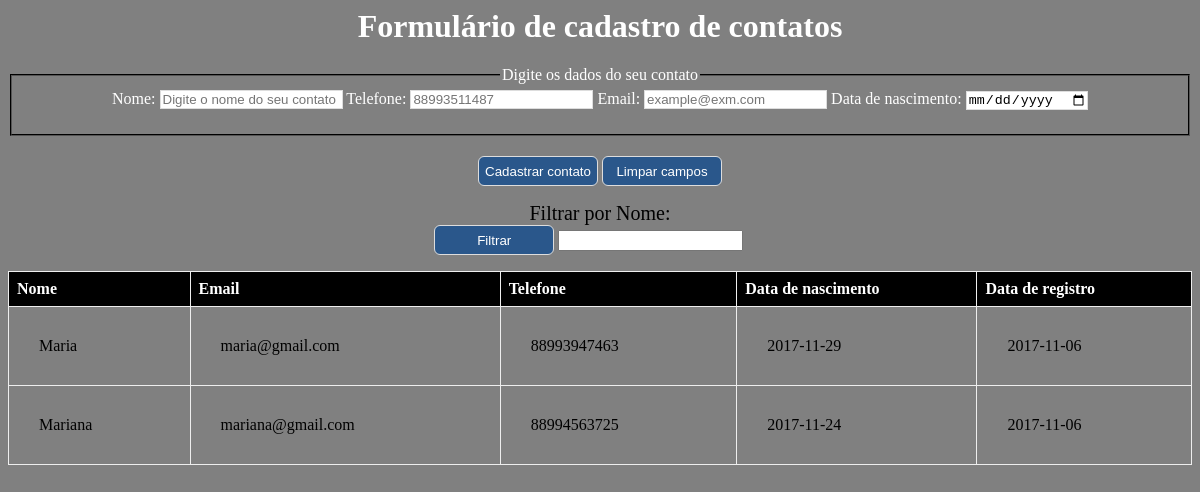
Screenshot of /index.php?filtro=Maria with the database file from the repository.
### tables this page shows
CREATE TABLE `contatos` (
  `id` int(11) NOT NULL,
  `nome` varchar(40) NOT NULL,
  `email` varchar(50) NOT NULL,
  `telefone` varchar(14) NOT NULL,
  `nascimento` date DEFAULT NULL,
  `datacadastro` date DEFAULT NULL
);

### index.php (the view, shortened to what this page needs)
<?php
	include_once("conexao.php");
	$filtro = isset($_GET['filtro'])?$_GET['filtro']:"";
	if( !empty($filtro) ){
		$sql = "select * from contatos where nome like '%$filtro%'";
		$consulta = mysqli_query($conexao,$sql);
	}else{
		$sql = "select * from contatos order by Nome";
		$consulta = mysqli_query($conexao,$sql);
		$registros = mysqli_num_rows($consulta);
	}
?>
<html>
<head>
	<link rel="stylesheet" type="text/css" href="css/style.css">
</head>
<body>
	<div class="Formulario">
		<h1>Formulário de cadastro de contatos</h1>
		<form name="form" method="post" action="processa.php">
			<fieldset id="DadosPessoais">
				<legend class="texto">Digite os dados do seu contato</legend>
				<label class="texto" for="nome">Nome:</label>
				<input class="campo" type="text" name="Nome"  placeholder="Digite o nome do seu contato" maxlength="40" required autofocus />
				<label class="texto" for="telefone">Telefone:</label>
				<input class="campo" pattern="^\d{2}\d{5}\d{4}$" type="tel" name="Telefone" placeholder="88993511487"  required />
				<label class="texto" class="texto" for="email">Email:</label>
				<input id="email" class="campo" type="email" name="Email" placeholder="example@exm.com" required  maxlength="60"/>
				<label class="texto" for="nascimento">Data de nascimento:</label>
				<input type="date" name="Nascimento" class="campo" required />
			</fieldset>
			<div id="Botoes">
				<input id="test" type="submit" onclick="validacaoEmail(form.email)" value="Cadastrar contato" class="btn">
				<input type="reset" value="Limpar campos" class="btn">
			</div>
		</form>
	</div>
	<div>
		<form name="filtro" method="get" action="">
			<p>Filtrar por Nome:</p>
			<div id="camposFiltro">
				<input id="campoPesquisa" type="submit" value="Filtrar" class="btn">
				<input id="labelPesquisa" type="text" name="filtro">
			</div>
		</form>
	</div>
	<div>
		<table id="tabela">
			<div id="Colunas">
				<tr>
					<th>Nome</th>
					<th>Email</th>
					<th>Telefone</th>
					<th>Data de nascimento</th>
					<th>Data de registro</th>
				</tr>
			</div>
		<?php
				while($exibirRegistros = mysqli_fetch_array($consulta)){
					$nome = $exibirRegistros[1];
					$email = $exibirRegistros[2];
					$telefone = $exibirRegistros[3];
					$nascimento = $exibirRegistros[4];
					$dataRegistro = $exibirRegistros[5];
					print "<tr>";
					print "<td>$nome";
					print "<td>$email";
					print "<td>$telefone";
					print "<td>$nascimento";
					print "<td>$dataRegistro<br>";
					print "</tr>";
				}
			?>
		</table>
	</div>
</body>
</html>

### css/style.css (style rules this page uses)
body { background-color: gray; }
p { text-align: center; font-size: 20px; margin:0% 0% 0% 0%; }
h1 { text-align: center; color: white; }
.texto { color: white; }
#DadosPessoais { text-align: center; height: 50px; border-color: black; }
#Botoes { text-align: center; margin-top: 20px; }
#camposFiltro { margin: 0% 0% 0% 36%; }
#tabela { width: 100%; border-collapse: collapse; }
#Colunas { text-align: center; }
.btn { width: 120px; height: 30px; border:1px solid #ddd; background-color: #2a578b; color: #fff; cursor: pointer; border-radius: 6px; }
.campo { border:1px solid #ddd; }
th { background-color: black; text-align: left; padding: 8px; border: solid 1px #eee; }
tr { color:white; border: solid 1px #eee; }
td { color:black; padding: 30px; border: solid 1px #eee; }

### rows the page displays
contatos: nome "Maria", email "maria@gmail.com", telefone "88993947463", nascimento "2017-11-29", datacadastro "2017-11-06"
contatos: nome "Mariana", email "mariana@gmail.com", telefone "88994563725", nascimento "2017-11-24", datacadastro "2017-11-06"
